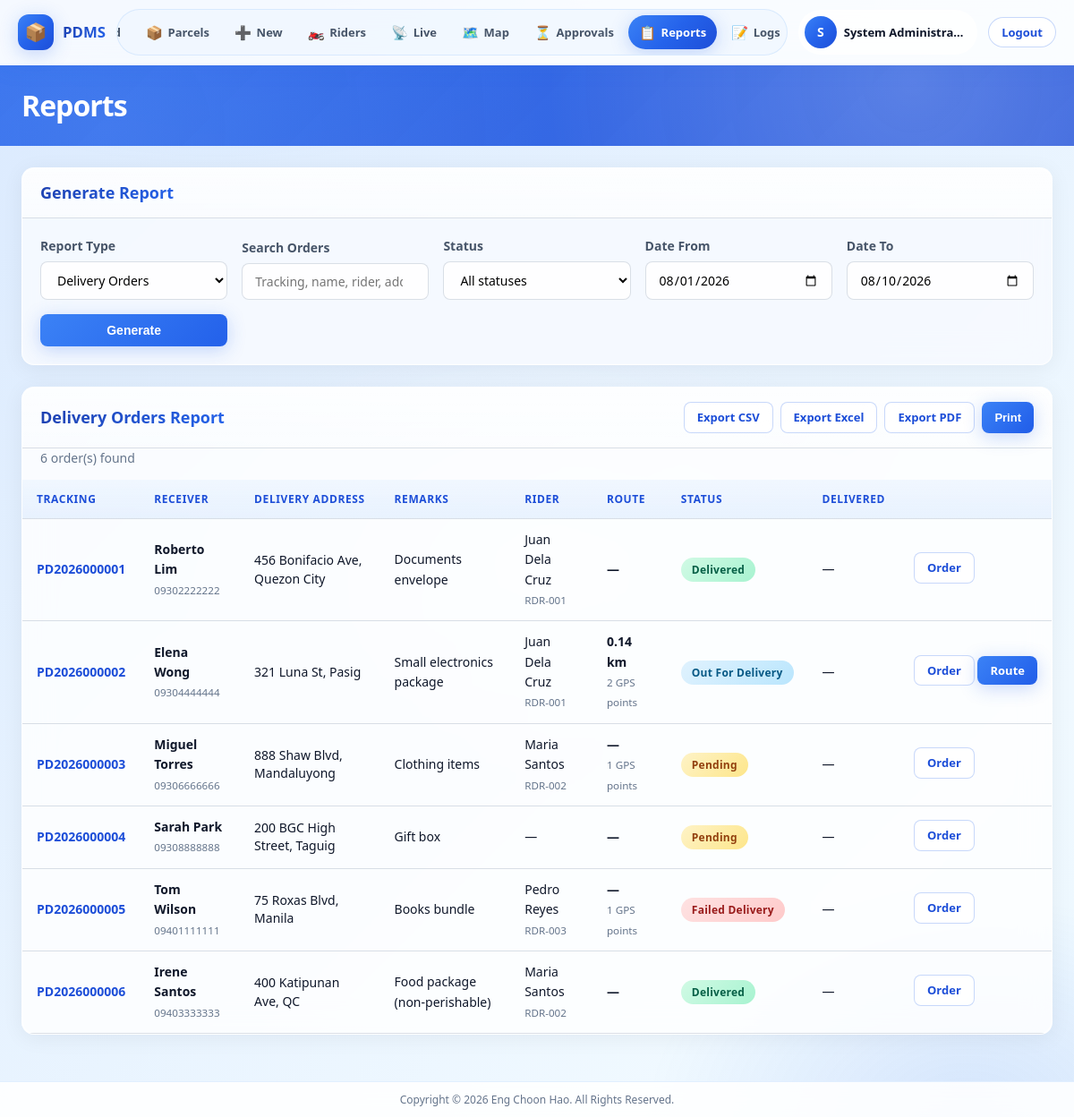
Screenshot of /admin/reports.php (signed in) with the database file from the repository.
### tables this page shows
CREATE TABLE users (
    id INT UNSIGNED AUTO_INCREMENT PRIMARY KEY,
    username VARCHAR(50) NOT NULL UNIQUE,
    email VARCHAR(100) NOT NULL UNIQUE,
    password VARCHAR(255) NOT NULL,
    role ENUM('admin', 'rider') NOT NULL DEFAULT 'rider',
    full_name VARCHAR(100) NOT NULL,
    phone VARCHAR(20) DEFAULT NULL,
    profile_photo VARCHAR(255) DEFAULT NULL,
    is_active TINYINT(1) NOT NULL DEFAULT 1,
    remember_token VARCHAR(64) DEFAULT NULL,
    last_login DATETIME DEFAULT NULL,
    created_at DATETIME NOT NULL DEFAULT CURRENT_TIMESTAMP,
    updated_at DATETIME NOT NULL DEFAULT CURRENT_TIMESTAMP ON UPDATE CURRENT_TIMESTAMP,
    INDEX idx_users_role (role),
    INDEX idx_users_active (is_active)
);

CREATE TABLE parcels (
    id INT UNSIGNED AUTO_INCREMENT PRIMARY KEY,
    tracking_number VARCHAR(20) NOT NULL UNIQUE,
    sender_name VARCHAR(100) NOT NULL,
    sender_phone VARCHAR(20) NOT NULL,
    receiver_name VARCHAR(100) NOT NULL,
    receiver_phone VARCHAR(20) NOT NULL,
    pickup_address TEXT NOT NULL,
    delivery_address TEXT NOT NULL,
    parcel_description TEXT DEFAULT NULL,
    parcel_weight DECIMAL(8, 2) DEFAULT 0.00,
    delivery_fee DECIMAL(10, 2) NOT NULL DEFAULT 0.00,
    assigned_rider_id INT UNSIGNED DEFAULT NULL,
    status ENUM('pending', 'out_for_delivery', 'delivered', 'failed') NOT NULL DEFAULT 'pending',
    created_by INT UNSIGNED DEFAULT NULL,
    created_at DATETIME NOT NULL DEFAULT CURRENT_TIMESTAMP,
    updated_at DATETIME NOT NULL DEFAULT CURRENT_TIMESTAMP ON UPDATE CURRENT_TIMESTAMP,
    delivered_at DATETIME DEFAULT NULL,
    FOREIGN KEY (assigned_rider_id) REFERENCES riders(id) ON DELETE SET NULL,
    FOREIGN KEY (created_by) REFERENCES users(id) ON DELETE SET NULL,
    INDEX idx_parcels_status (status),
    INDEX idx_parcels_tracking (tracking_number),
    INDEX idx_parcels_rider (assigned_rider_id),
    INDEX idx_parcels_created (created_at)
);

CREATE TABLE riders (
    id INT UNSIGNED AUTO_INCREMENT PRIMARY KEY,
    user_id INT UNSIGNED NOT NULL UNIQUE,
    rider_code VARCHAR(20) NOT NULL UNIQUE,
    vehicle_type VARCHAR(50) DEFAULT 'Motorcycle',
    license_number VARCHAR(50) DEFAULT NULL COMMENT 'Vehicle license plate',
    is_online TINYINT(1) NOT NULL DEFAULT 0,
    last_online_at DATETIME DEFAULT NULL,
    last_latitude DECIMAL(10, 8) DEFAULT NULL,
    last_longitude DECIMAL(11, 8) DEFAULT NULL,
    last_location_at DATETIME DEFAULT NULL,
    total_deliveries INT UNSIGNED NOT NULL DEFAULT 0,
    created_at DATETIME NOT NULL DEFAULT CURRENT_TIMESTAMP,
    updated_at DATETIME NOT NULL DEFAULT CURRENT_TIMESTAMP ON UPDATE CURRENT_TIMESTAMP,
    FOREIGN KEY (user_id) REFERENCES users(id) ON DELETE CASCADE,
    INDEX idx_riders_online (is_online),
    INDEX idx_riders_code (rider_code)
);

### admin/reports.php (the view, shortened to what the rows shown need)
<?php
$reportType = $_GET['type'] ?? 'orders';
$dateFrom = $_GET['date_from'] ?? date('Y-m-01');
$dateTo = $_GET['date_to'] ?? date('Y-m-d');
$search = trim($_GET['search'] ?? '');
$statusFilter = $_GET['status'] ?? '';
$title = '';
$orderRows = [];
switch ($reportType) {
    case 'orders':
        $title = 'Delivery Orders Report';
        $orderRows = getOrderDeliveryReport(
            $dateFrom,
            $dateTo,
            $search !== '' ? $search : null,
            $statusFilter !== '' ? $statusFilter : null
        );
        break;
}
require __DIR__ . '/../includes/header.php';
require __DIR__ . '/../includes/sidebar-admin.php';
?>
<?php require __DIR__ . '/../includes/topbar.php'; ?>
<div class="content-area content-wrap">
        <div class="card">
            <div class="card-header"><h2>Generate Report</h2></div>
        </div>
        <?php if ($reportType === 'orders'): ?>
        <div class="card" id="reportCard">
            <div class="card-header">
                <h2><?= sanitize($title) ?></h2>
            </div>
            <?php if (empty($orderRows)): ?>
                <p class="report-empty-state">No orders found for the selected filters.</p>
            <?php else: ?>
            <div class="table-responsive">
                <table class="data-table report-table orders-report-table">
                    <thead>
                        <tr>
                            <th>Tracking</th>
                            <th>Receiver</th>
                            <th>Delivery Address</th>
                            <th>Remarks</th>
                            <th>Rider</th>
                            <th>Route</th>
                            <th>Status</th>
                            <th>Delivered</th>
                            <th></th>
                        </tr>
                    </thead>
                    <tbody>
                        <?php foreach ($orderRows as $row): ?>
                        <tr>
                            <td>
                                <a href="<?= sanitize(linkWithReturn('admin/parcel-view.php', ['id' => (int) $row['id']])) ?>" class="table-link">
                                    <?= sanitize($row['tracking_number']) ?>
                                </a>
                            </td>
                            <td>
                                <strong><?= sanitize($row['receiver_name']) ?></strong>
                                <?php if (!empty($row['receiver_phone']) && $row['receiver_phone'] !== '-'): ?>
                                    <br><small class="text-muted"><?= sanitize($row['receiver_phone']) ?></small>
                                <?php endif; ?>
                            </td>
                            <td class="report-address-cell"><?= sanitize($row['delivery_address']) ?></td>
                            <td><?= sanitize($row['parcel_description'] ?: '—') ?></td>
                            <td>
                                <?php if (!empty($row['rider_name'])): ?>
                                    <?= sanitize($row['rider_name']) ?>
                                    <br><small class="text-muted"><?= sanitize($row['rider_code']) ?></small>
                                <?php else: ?>
                                    —
                                <?php endif; ?>
                            </td>
                            <td>
                                <strong><?= sanitize(formatRouteDistance((float) $row['route_distance_km'], (int) $row['route_points'])) ?></strong>
                                <?php if ((int) $row['route_points'] > 0): ?>
                                    <br><small class="text-muted"><?= (int) $row['route_points'] ?> GPS points</small>
                                <?php endif; ?>
                            </td>
                            <td><span class="badge <?= statusBadgeClass($row['status']) ?>"><?= formatStatus($row['status']) ?></span></td>
                            <td><?= $row['delivered_at'] ? sanitize(formatDate($row['delivered_at'])) : '—' ?></td>
                            <td class="report-actions-cell">
                                <a href="<?= sanitize(linkWithReturn('admin/parcel-view.php', ['id' => (int) $row['id']])) ?>" class="btn btn-sm btn-outline">Order</a>
                                <?php if (!empty($row['assigned_rider_id']) && (int) $row['route_points'] > 1): ?>
                                <a href="<?= sanitize(linkWithReturn('admin/rider-view.php', ['id' => (int) $row['assigned_rider_id'], 'parcel_id' => (int) $row['id']])) ?>" class="btn btn-sm btn-primary">Route</a>
                                <?php endif; ?>
                            </td>
                        </tr>
                        <?php endforeach; ?>
                    </tbody>
                </table>
            </div>
            <?php endif; ?>
        </div>
        <?php endif; ?>
</div>
<?php require __DIR__ . '/../includes/app-shell-end.php'; ?>
<?php require __DIR__ . '/../includes/footer.php'; ?>

### includes/sidebar-admin.php (shortened to what the rows shown need)
<div class="app-shell">
    <header class="app-header" id="appHeader">
        <div class="app-header-inner">
            <div class="app-header-actions">
                <?php $user = currentUser(); ?>
                <div class="app-user-chip">
                    <div class="user-avatar">
                        <?php if (!empty($user['profile_photo'])): ?>
                            <img src="<?= baseUrl($user['profile_photo']) ?>" alt="Profile">
                        <?php else: ?>
                            <span><?= strtoupper(substr($user['full_name'] ?? 'A', 0, 1)) ?></span>
                        <?php endif; ?>
                    </div>
                    <span class="user-name"><?= sanitize($user['full_name'] ?? '') ?></span>
                </div>
            </div>
        </div>
    </header>
    <main class="app-main">

### rows the page displays
users: full_name "S", full_name "System Administra…"
parcels: tracking_number "PD2026000001", receiver_name "Roberto Lim", receiver_phone "09302222222", delivery_address "456 Bonifacio Ave, Quezon City", parcel_description "Documents envelope", users.full_name "Juan Dela Cruz", assigned_rider.rider_code "RDR-001", route_points "—", status "Delivered"
parcels: tracking_number "PD2026000002", receiver_name "Elena Wong", receiver_phone "09304444444", delivery_address "321 Luna St, Pasig", parcel_description "Small electronics package", users.full_name "Juan Dela Cruz", assigned_rider.rider_code "RDR-001", id "0.14 km", id "2", status "Out For Delivery"
parcels: tracking_number "PD2026000003", receiver_name "Miguel Torres", receiver_phone "09306666666", delivery_address "888 Shaw Blvd, Mandaluyong", parcel_description "Clothing items", users.full_name "Maria Santos", assigned_rider.rider_code "RDR-002", route_points "—", route_points "1", status "Pending"
parcels: tracking_number "PD2026000004", receiver_name "Sarah Park", receiver_phone "09308888888", delivery_address "200 BGC High Street, Taguig", parcel_description "Gift box", route_points "—", status "Pending"
parcels: tracking_number "PD2026000005", receiver_name "Tom Wilson", receiver_phone "09401111111", delivery_address "75 Roxas Blvd, Manila", parcel_description "Books bundle", users.full_name "Pedro Reyes", assigned_rider.rider_code "RDR-003", route_points "—", route_points "1", status "Failed Delivery"
parcels: tracking_number "PD2026000006", receiver_name "Irene Santos", receiver_phone "09403333333", delivery_address "400 Katipunan Ave, QC", parcel_description "Food package (non-perishable)", users.full_name "Maria Santos", assigned_rider.rider_code "RDR-002", route_points "—", status "Delivered"

### other values shown
$pageTitle "Reports"
$title "Delivery Orders Report"
count($orderRows) "6"
